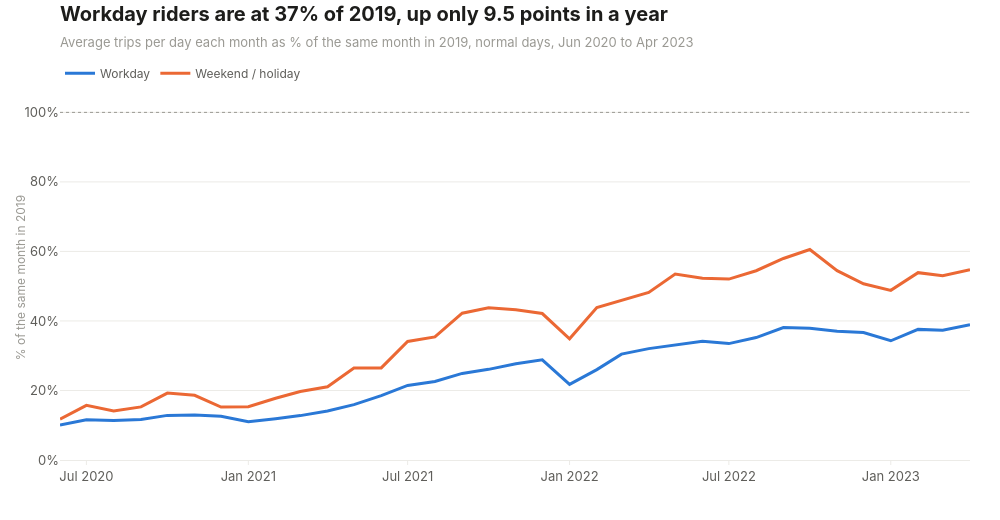

The cell this chart's notebook holds for it:
### Code cell
line_styles = {
    "workday": dict(color=viz.ACCENT, width=3),
    "weekend_holiday": dict(color=viz.CONTRAST, width=3),
}
line_names = {"workday": "Workday", "weekend_holiday": "Weekend / holiday"}

fig = go.Figure()
for day_type, style in line_styles.items():
    rows = recovery[recovery["day_type"] == day_type]
    fig.add_trace(go.Scatter(
        x=rows["month"],
        y=rows["recovery_index"],
        mode="lines",
        name=line_names[day_type],
        line=style,
        hovertemplate="%{x|%b %Y}: %{y:.0f}% of the same month in 2019<extra>%{fullData.name}</extra>",
    ))

fig.add_hline(y=100, line=dict(color=viz.MUTED, width=1, dash="dot"))
fig.update_yaxes(title_text="% of the same month in 2019", ticksuffix="%", range=[0, 105])

workday_pace = pace[pace["day_type"] == "workday"].iloc[0]
title = (
    f"Workday riders are at {workday_pace['index_jan_apr_2023']:.0f}% of 2019, "
    f"up only {workday_pace['points_gained_in_12_months']:.1f} points in a year"
)
subtitle = "Average trips per day each month as % of the same month in 2019, normal days, Jun 2020 to Apr 2023"
viz.titled(fig, title, subtitle)
viz.save(fig, "04_recovery_index")
fig

### Figure 1 — Plotly figure (JSON) as saved in the notebook; plotly's stock layout.template omitted (floating-point values rounded to 4 significant figures)
{"data": [{"hovertemplate": "%{x|%b %Y}: %{y:.0f}% of the same month in 2019<extra>%{fullData.name}</extra>", "line": {"color": "#2a78d6", "width": 3}, "mode": "lines", "name": "Workday", "type": "scatter", "x": ["2020-06-01T00:00:00.000000", "2020-07-01T00:00:00.000000", "2020-08-01T00:00:00.000000", "2020-09-01T00:00:00.000000", "2020-10-01T00:00:00.000000", "2020-11-01T00:00:00.000000", "2020-12-01T00:00:00.000000", "2021-01-01T00:00:00.000000", "2021-02-01T00:00:00.000000", "2021-03-01T00:00:00.000000", "2021-04-01T00:00:00.000000", "2021-05-01T00:00:00.000000", "2021-06-01T00:00:00.000000", "2021-07-01T00:00:00.000000", "2021-08-01T00:00:00.000000", "2021-09-01T00:00:00.000000", "2021-10-01T00:00:00.000000", "2021-11-01T00:00:00.000000", "2021-12-01T00:00:00.000000", "2022-01-01T00:00:00.000000", "2022-02-01T00:00:00.000000", "2022-03-01T00:00:00.000000", "2022-04-01T00:00:00.000000", "2022-05-01T00:00:00.000000", "2022-06-01T00:00:00.000000", "2022-07-01T00:00:00.000000", "2022-08-01T00:00:00.000000", "2022-09-01T00:00:00.000000", "2022-10-01T00:00:00.000000", "2022-11-01T00:00:00.000000", "2022-12-01T00:00:00.000000", "2023-01-01T00:00:00.000000", "2023-02-01T00:00:00.000000", "2023-03-01T00:00:00.000000", "2023-04-01T00:00:00.000000"], "y": [10.08, 11.55, 11.38, 11.62, 12.83, 12.96, 12.59, 11.03, 11.88, 12.77, 14.12, 15.93, 18.54, 21.45, 22.6, 24.91, 26.08, 27.67, 28.81, 21.74, 26.01, 30.45, 32.04, 33.09, 34.16, 33.49, 35.23, 38.12, 37.88, 37.04, 36.67, 34.3, 37.57, 37.32, 38.92]}, {"hovertemplate": "%{x|%b %Y}: %{y:.0f}% of the same month in 2019<extra>%{fullData.name}</extra>", "line": {"color": "#eb6834", "width": 3}, "mode": "lines", "name": "Weekend / holiday", "type": "scatter", "x": ["2020-06-01T00:00:00.000000", "2020-07-01T00:00:00.000000", "2020-08-01T00:00:00.000000", "2020-09-01T00:00:00.000000", "2020-10-01T00:00:00.000000", "2020-11-01T00:00:00.000000", "2020-12-01T00:00:00.000000", "2021-01-01T00:00:00.000000", "2021-02-01T00:00:00.000000", "2021-03-01T00:00:00.000000", "2021-04-01T00:00:00.000000", "2021-05-01T00:00:00.000000", "2021-06-01T00:00:00.000000", "2021-07-01T00:00:00.000000", "2021-08-01T00:00:00.000000", "2021-09-01T00:00:00.000000", "2021-10-01T00:00:00.000000", "2021-11-01T00:00:00.000000", "2021-12-01T00:00:00.000000", "2022-01-01T00:00:00.000000", "2022-02-01T00:00:00.000000", "2022-03-01T00:00:00.000000", "2022-04-01T00:00:00.000000", "2022-05-01T00:00:00.000000", "2022-06-01T00:00:00.000000", "2022-07-01T00:00:00.000000", "2022-08-01T00:00:00.000000", "2022-09-01T00:00:00.000000", "2022-10-01T00:00:00.000000", "2022-11-01T00:00:00.000000", "2022-12-01T00:00:00.000000", "2023-01-01T00:00:00.000000", "2023-02-01T00:00:00.000000", "2023-03-01T00:00:00.000000", "2023-04-01T00:00:00.000000"], "y": [11.77, 15.72, 14.12, 15.28, 19.25, 18.6, 15.24, 15.34, 17.76, 19.73, 21.05, 26.45, 26.49, 34.09, 35.41, 42.23, 43.82, 43.24, 42.14, 34.88, 43.88, 46.02, 48.21, 53.51, 52.26, 52.04, 54.45, 57.97, 60.56, 54.48, 50.68, 48.8, 53.9, 53.03, 54.76]}], "layout": {"height": 520, "shapes": [{"line": {"color": "#9a9993", "dash": "dot", "width": 1}, "type": "line", "x0": 0, "x1": 1, "xref": "x domain", "y0": 100, "y1": 100, "yref": "y"}], "title": {"text": "<b>Workday riders are at 37% of 2019, up only 9.5 points in a year</b><br><span style='font-size:13px;color:#9a9993'>Average trips per day each month as % of the same month in 2019, normal days, Jun 2020 to Apr 2023</span>"}, "width": 1000, "yaxis": {"range": [0, 105], "ticksuffix": "%", "title": {"text": "% of the same month in 2019"}}}}
